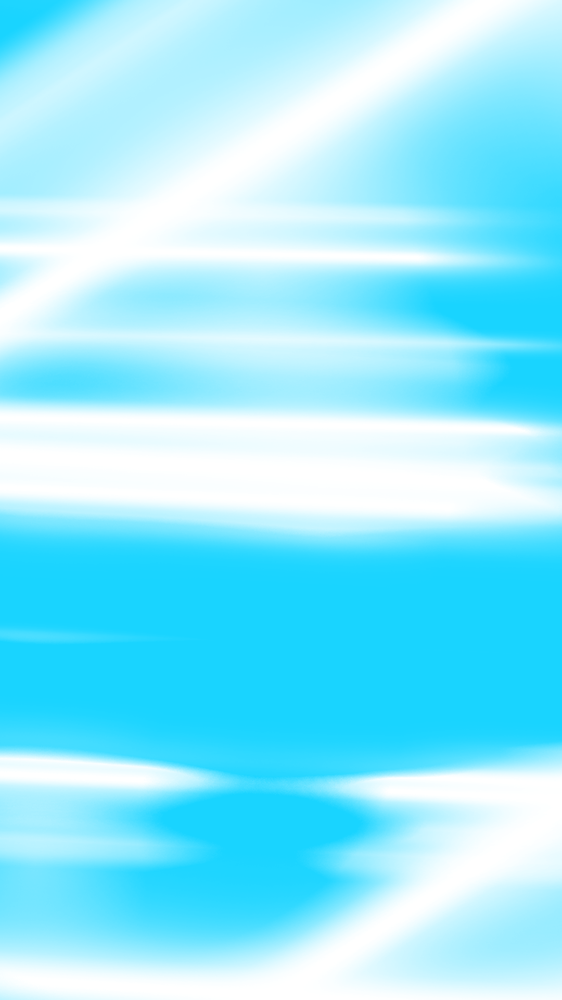
#> input picture background.png, 562 x 1000 px, shrunk from 1080 x 1920 before the run
$ python story3.py
#> lines starting #> are read from the running program, lines starting #| are printed output that depends on the picture
from PIL import Image
from PIL import ImageFont
from PIL import ImageDraw
import textwrap


def makeStory(text, outputPath):
#> called with outputPath = 'demo.jpg'
    text = textwrap.wrap(text, 30) #sanitize text with
    text = '\n'.join(text)         #newlines and stuff

    img = Image.open("background.png") #open prerendered background
#> img is the input picture: PIL image 562x1000 RGBA; mean R, G, B, A 143.1, 234, 255, 255
    img = img.convert("RGB") #make it a jpeg (remove alpha)
#> img: PIL image 562x1000 RGB
    draw = ImageDraw.Draw(img) #drawing surface
    font = ImageFont.truetype("arial.ttf", 69) #make this whatever font
    draw.text((50, 150),text,(0,0,0),font=font) #draw the text
    img.save(outputPath) #save it
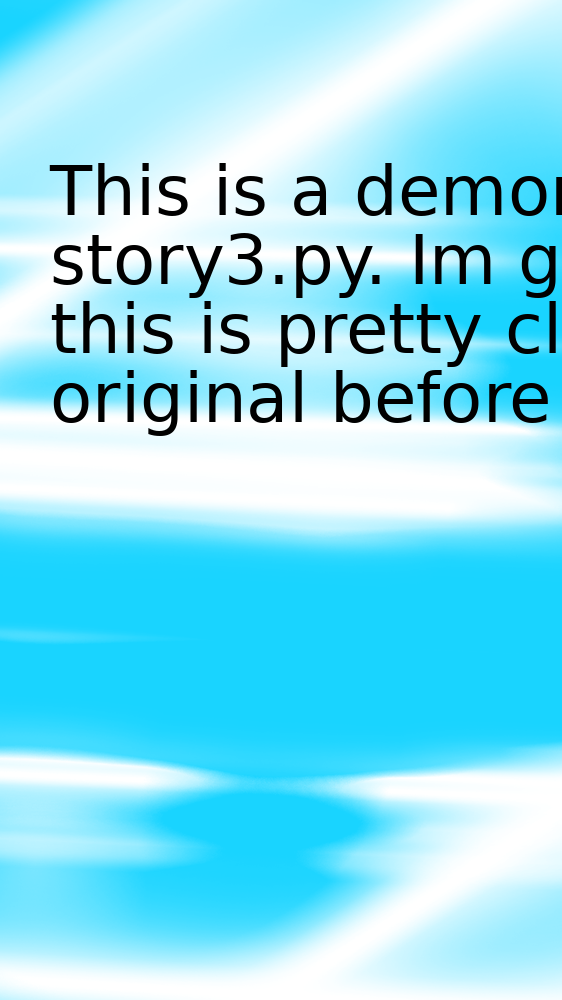
#> saved as demo.jpg: PIL image 562x1000 RGB; mean R, G, B 135.2, 222.6, 242.8

if __name__ == '__main__':
    makeStory("This is a demonstration of story3.py. Im guessing that this is pretty close to the original before i lost it....", 'demo.jpg')
